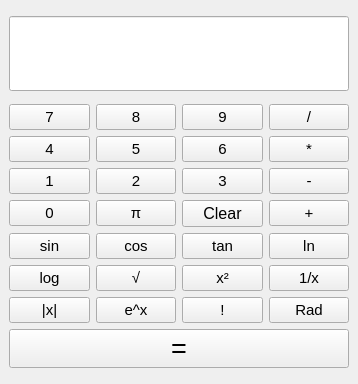
<?xml version="1.0" encoding="UTF-8"?>
<ui version="4.0">
 <class>MainWindow</class>
 <widget class="QMainWindow" name="MainWindow">
  <property name="geometry">
   <rect>
    <x>0</x>
    <y>0</y>
    <width>358</width>
    <height>384</height>
   </rect>
  </property>
  <property name="maximumSize">
   <size>
    <width>358</width>
    <height>384</height>
   </size>
  </property>
  <property name="windowTitle">
   <string>Calculator</string>
  </property>
  <widget class="QWidget" name="centralwidget">
   <layout class="QVBoxLayout" name="verticalLayout">
    <item>
     <widget class="QLineEdit" name="lineEdit">
      <property name="minimumSize">
       <size>
        <width>0</width>
        <height>75</height>
       </size>
      </property>
      <property name="font">
       <font>
        <pointsize>16</pointsize>
        <bold>false</bold>
       </font>
      </property>
     </widget>
    </item>
    <item>
     <layout class="QGridLayout" name="gridLayout">
      <item row="1" column="3">
       <widget class="QPushButton" name="btnMul">
        <property name="font">
         <font>
          <pointsize>11</pointsize>
         </font>
        </property>
        <property name="text">
         <string>*</string>
        </property>
       </widget>
      </item>
      <item row="6" column="0">
       <widget class="QPushButton" name="btnAbs">
        <property name="font">
         <font>
          <pointsize>11</pointsize>
         </font>
        </property>
        <property name="text">
         <string>|x|</string>
        </property>
       </widget>
      </item>
      <item row="3" column="1">
       <widget class="QPushButton" name="btnPi">
        <property name="font">
         <font>
          <pointsize>11</pointsize>
         </font>
        </property>
        <property name="text">
         <string>π</string>
        </property>
       </widget>
      </item>
      <item row="6" column="3">
       <widget class="QPushButton" name="btnDegRad">
        <property name="font">
         <font>
          <pointsize>11</pointsize>
         </font>
        </property>
        <property name="text">
         <string>Rad</string>
        </property>
       </widget>
      </item>
      <item row="3" column="2">
       <widget class="QPushButton" name="btnClear">
        <property name="maximumSize">
         <size>
          <width>500</width>
          <height>16777215</height>
         </size>
        </property>
        <property name="font">
         <font>
          <pointsize>12</pointsize>
          <bold>false</bold>
         </font>
        </property>
        <property name="text">
         <string>Clear</string>
        </property>
       </widget>
      </item>
      <item row="6" column="1">
       <widget class="QPushButton" name="btnExp">
        <property name="font">
         <font>
          <pointsize>11</pointsize>
         </font>
        </property>
        <property name="text">
         <string>e^x</string>
        </property>
       </widget>
      </item>
      <item row="4" column="1">
       <widget class="QPushButton" name="btnCos">
        <property name="font">
         <font>
          <pointsize>11</pointsize>
         </font>
        </property>
        <property name="text">
         <string>cos</string>
        </property>
       </widget>
      </item>
      <item row="0" column="0">
       <widget class="QPushButton" name="btn7">
        <property name="font">
         <font>
          <pointsize>11</pointsize>
         </font>
        </property>
        <property name="text">
         <string>7</string>
        </property>
       </widget>
      </item>
      <item row="4" column="0">
       <widget class="QPushButton" name="btnSin">
        <property name="font">
         <font>
          <pointsize>11</pointsize>
         </font>
        </property>
        <property name="text">
         <string>sin</string>
        </property>
       </widget>
      </item>
      <item row="5" column="2">
       <widget class="QPushButton" name="btnSqr">
        <property name="font">
         <font>
          <pointsize>11</pointsize>
         </font>
        </property>
        <property name="text">
         <string>x²</string>
        </property>
       </widget>
      </item>
      <item row="5" column="1">
       <widget class="QPushButton" name="btnSqrt">
        <property name="font">
         <font>
          <pointsize>11</pointsize>
         </font>
        </property>
        <property name="text">
         <string>√</string>
        </property>
       </widget>
      </item>
      <item row="1" column="1">
       <widget class="QPushButton" name="btn5">
        <property name="font">
         <font>
          <pointsize>11</pointsize>
         </font>
        </property>
        <property name="text">
         <string>5</string>
        </property>
       </widget>
      </item>
      <item row="2" column="3">
       <widget class="QPushButton" name="btnMinus">
        <property name="font">
         <font>
          <pointsize>11</pointsize>
         </font>
        </property>
        <property name="text">
         <string>-</string>
        </property>
       </widget>
      </item>
      <item row="6" column="2">
       <widget class="QPushButton" name="btnFact">
        <property name="font">
         <font>
          <pointsize>11</pointsize>
         </font>
        </property>
        <property name="text">
         <string>!</string>
        </property>
       </widget>
      </item>
      <item row="5" column="0">
       <widget class="QPushButton" name="btnLog">
        <property name="font">
         <font>
          <pointsize>11</pointsize>
         </font>
        </property>
        <property name="text">
         <string>log</string>
        </property>
       </widget>
      </item>
      <item row="1" column="2">
       <widget class="QPushButton" name="btn6">
        <property name="font">
         <font>
          <pointsize>11</pointsize>
         </font>
        </property>
        <property name="text">
         <string>6</string>
        </property>
       </widget>
      </item>
      <item row="3" column="0">
       <widget class="QPushButton" name="btn0">
        <property name="font">
         <font>
          <pointsize>11</pointsize>
         </font>
        </property>
        <property name="text">
         <string>0</string>
        </property>
       </widget>
      </item>
      <item row="0" column="1">
       <widget class="QPushButton" name="btn8">
        <property name="font">
         <font>
          <pointsize>11</pointsize>
         </font>
        </property>
        <property name="text">
         <string>8</string>
        </property>
       </widget>
      </item>
      <item row="3" column="3">
       <widget class="QPushButton" name="btnPlus">
        <property name="font">
         <font>
          <pointsize>11</pointsize>
         </font>
        </property>
        <property name="text">
         <string>+</string>
        </property>
       </widget>
      </item>
      <item row="1" column="0">
       <widget class="QPushButton" name="btn4">
        <property name="font">
         <font>
          <pointsize>11</pointsize>
         </font>
        </property>
        <property name="text">
         <string>4</string>
        </property>
       </widget>
      </item>
      <item row="2" column="0">
       <widget class="QPushButton" name="btn1">
        <property name="font">
         <font>
          <pointsize>11</pointsize>
         </font>
        </property>
        <property name="text">
         <string>1</string>
        </property>
       </widget>
      </item>
      <item row="2" column="1">
       <widget class="QPushButton" name="btn2">
        <property name="font">
         <font>
          <pointsize>11</pointsize>
         </font>
        </property>
        <property name="text">
         <string>2</string>
        </property>
       </widget>
      </item>
      <item row="5" column="3">
       <widget class="QPushButton" name="btnInv">
        <property name="font">
         <font>
          <pointsize>11</pointsize>
         </font>
        </property>
        <property name="text">
         <string>1/x</string>
        </property>
       </widget>
      </item>
      <item row="0" column="2">
       <widget class="QPushButton" name="btn9">
        <property name="font">
         <font>
          <pointsize>11</pointsize>
         </font>
        </property>
        <property name="text">
         <string>9</string>
        </property>
       </widget>
      </item>
      <item row="0" column="3">
       <widget class="QPushButton" name="btnDiv">
        <property name="font">
         <font>
          <pointsize>11</pointsize>
         </font>
        </property>
        <property name="text">
         <string>/</string>
        </property>
       </widget>
      </item>
      <item row="4" column="2">
       <widget class="QPushButton" name="btnTan">
        <property name="font">
         <font>
          <pointsize>11</pointsize>
         </font>
        </property>
        <property name="text">
         <string>tan</string>
        </property>
       </widget>
      </item>
      <item row="2" column="2">
       <widget class="QPushButton" name="btn3">
        <property name="font">
         <font>
          <pointsize>11</pointsize>
         </font>
        </property>
        <property name="text">
         <string>3</string>
        </property>
       </widget>
      </item>
      <item row="4" column="3">
       <widget class="QPushButton" name="btnLn">
        <property name="font">
         <font>
          <pointsize>11</pointsize>
         </font>
        </property>
        <property name="text">
         <string>ln</string>
        </property>
       </widget>
      </item>
      <item row="7" column="0" colspan="4">
       <widget class="QPushButton" name="btnEqual">
        <property name="font">
         <font>
          <pointsize>20</pointsize>
         </font>
        </property>
        <property name="text">
         <string>=</string>
        </property>
       </widget>
      </item>
     </layout>
    </item>
   </layout>
  </widget>
 </widget>
 <resources/>
 <connections/>
</ui>
